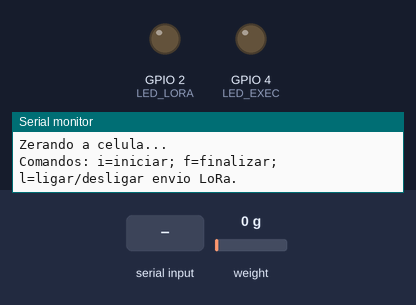
Simulated run of this sketch. Board: ESP32. Shown: output pins drawn as LEDs (lit = HIGH), the last lines printed to the serial monitor. Inputs (shaded band) come from the test bench; at power-on: weight on the scale 0 g. No radio packets arrive unless stated.

Above: at 2.2 s.
2.3 s: "i" received over Serial
At 3.5 s:
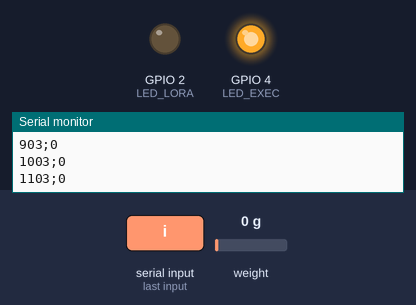
3.8 s: "l" received over Serial
At 4.9 s:
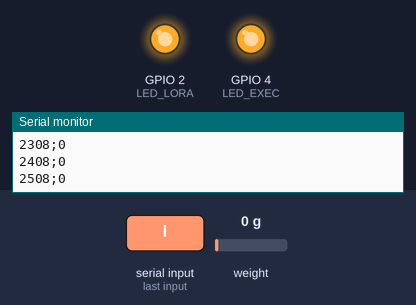
5.3 s: "f" received over Serial
At 6.3 s:
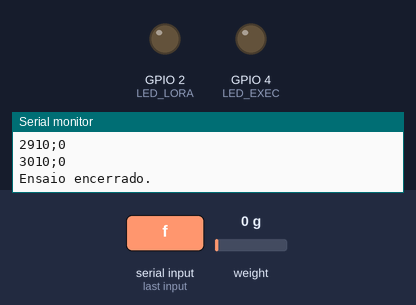
Timing chart, 0 to 8.3 s (numbered marks = the images above; inputs shaded):
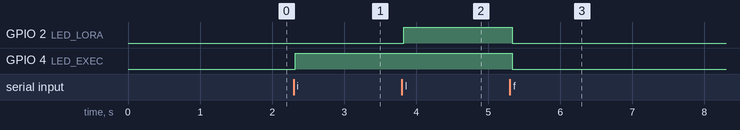

Measured:
- after the input at 2.3 s, GPIO 4 (LED_EXEC): LOW → HIGH at once
- after the input at 3.8 s, GPIO 2 (LED_LORA): LOW → HIGH at once
- after the input at 5.3 s, GPIO 2 (LED_LORA), GPIO 4 (LED_EXEC): HIGH → LOW at once

The sketch:

Bancada_Empuxo_V0.8.ino
```cpp
#include <HX711.h>
#include <SPI.h>
#include <LoRa.h>
#include <ArduinoJson.h> // ArduinoJson 7.x (Gerenciador de Bibliotecas)

const int PINO_DT = 33;
const int PINO_SCK = 32;
const int LORA_CS = 21;
const int LORA_RST = 14;
const int LORA_DIO0 = 26;
const int LED_EXEC = 4; // Verde
const int LED_LORA = 2; // Amarelo
const unsigned long INTERVALO_ENVIO_MS = 250; // 4 envios por segundo

// >>> AJUSTE AQUI: fator de calibracao da celula de carga <<<
// empuxo = leitura_bruta / fator_de_calibracao
const double FATOR_CALIBRACAO_PADRAO = 1.0;

// ---------------------------------------------------------------------------
// PAYLOAD: tudo o que o LoRa transmite. Esta estrutura e convertida em JSON
// antes do envio. Para incluir um novo dado, adicione o campo aqui e a linha
// correspondente em montarJson().
// ---------------------------------------------------------------------------
struct Payload {
  unsigned long tempo_ms;  // tempo desde o inicio do ensaio
  double empuxo;           // empuxo calculado (leitura / fator de calibracao)
  double fatorCalibracao;  // fator de calibracao usado no calculo
};

// ---------------------------------------------------------------------------
// OPCOES: uma opcao para cada acao do sistema. Cada campo aponta para a
// funcao que executa a acao. Quando o ESP recebe um comando, ele chama a
// opcao correspondente (ex.: opcoes.iniciar()).
// ---------------------------------------------------------------------------
struct Opcoes {
  void (*iniciar)();       // inicia o ensaio / leitura
  void (*finalizar)();     // finaliza o ensaio
  void (*ligarLoRa)();     // liga o envio LoRa
  void (*desligarLoRa)();  // desliga o envio LoRa
};

// Acoes (declaradas antes para poderem ser usadas na estrutura Opcoes).
void acaoIniciar();
void acaoFinalizar();
void acaoLigarLoRa();
void acaoDesligarLoRa();

const Opcoes opcoes = {acaoIniciar, acaoFinalizar, acaoLigarLoRa, acaoDesligarLoRa};

HX711 celula;
bool loraPronto = false;
bool ensaioAtivo = false;
bool transmitirLoRa = false;
unsigned long inicioEnsaio = 0;
unsigned long ultimoEnvio = 0;

// Ultimo payload valido (o envio LoRa usa sempre este, assim o intervalo
// de 250 ms nao depende da taxa de amostragem do HX711).
Payload payload = {0, 0.0, FATOR_CALIBRACAO_PADRAO};
bool temLeitura = false;

// Converte o payload em JSON e guarda o texto em buffer.
// Retorna o numero de bytes escritos (0 em caso de falha).
size_t montarJson(const Payload &p, char *buffer, size_t tamanho) {
  JsonDocument doc;
  doc["tempo_ms"] = p.tempo_ms;
  doc["empuxo"] = p.empuxo;
  doc["fator_calibracao"] = p.fatorCalibracao;
  return serializeJson(doc, buffer, tamanho);
}

void setup() {
  Serial.begin(115200);

  pinMode(LED_EXEC, OUTPUT);
  pinMode(LED_LORA, OUTPUT);
  digitalWrite(LED_EXEC, LOW);
  digitalWrite(LED_LORA, LOW);

  SPI.begin(18, 19, 23, LORA_CS); // SCK, MISO, MOSI, CS
  LoRa.setPins(LORA_CS, LORA_RST, LORA_DIO0);
  LoRa.setSPIFrequency(1000000);
  loraPronto = LoRa.begin(915E6);

  if (loraPronto) {
    LoRa.setSyncWord(145);
    LoRa.setTxPower(2);
  }
  Serial.println(loraPronto ? "LoRa pronto." : "Falha ao iniciar LoRa.");

  celula.begin(PINO_DT, PINO_SCK);
  Serial.println("Zerando a celula...");
  celula.tare();
  Serial.println("Comandos: i=iniciar; f=finalizar; l=ligar/desligar envio LoRa.");
}

void loop() {
  ReceberComando();
  digitalWrite(LED_EXEC, ensaioAtivo);
  digitalWrite(LED_LORA, ensaioAtivo && transmitirLoRa);

  // Leitura da celula (so quando o HX711 tem um dado novo).
  if (celula.is_ready()) {
    long leitura = celula.get_value();

    if (ensaioAtivo) {
      payload.tempo_ms = millis() - inicioEnsaio;
      payload.empuxo = (payload.fatorCalibracao != 0.0)
                         ? (double)leitura / payload.fatorCalibracao
                         : 0.0;
      temLeitura = true;

      // Saida serial mantida como antes: tempo;leitura_bruta
      Serial.print(payload.tempo_ms);
      Serial.print(';');
      Serial.println(leitura);
    }
  }

  // Envio LoRa: a cada 250 ms enquanto o envio estiver ligado.
  if (ensaioAtivo && loraPronto && transmitirLoRa && temLeitura) {
    unsigned long agora = millis();

    if (agora - ultimoEnvio >= INTERVALO_ENVIO_MS) {
      char json[128];
      size_t tamanho = montarJson(payload, json, sizeof(json));

      if (tamanho > 0 && tamanho < sizeof(json) && LoRa.beginPacket()) {
        LoRa.print(json);
        LoRa.endPacket(true); // Continua lendo enquanto o radio transmite.

        // Mantem o ritmo exato de 4 envios/s (sem acumular atraso).
        ultimoEnvio += INTERVALO_ENVIO_MS;
        // Se ficou muito para tras, ressincroniza.
        if (agora - ultimoEnvio >= INTERVALO_ENVIO_MS) ultimoEnvio = agora;
      }
    }
  }
}

// Recebe o comando pela serial e chama a opcao correspondente.
void ReceberComando() {
  if (!Serial.available()) return;
  char comando = Serial.read();

  if (comando == 'i') {
    opcoes.iniciar();
  } else if (comando == 'f') {
    opcoes.finalizar();
  } else if (comando == 'l') {
    // A mesma tecla liga e desliga o envio LoRa.
    if (transmitirLoRa) {
      opcoes.desligarLoRa();
    } else {
      opcoes.ligarLoRa();
    }
  }
}

// ----------------------------- ACOES ---------------------------------------

void acaoIniciar() {
  if (ensaioAtivo) return;
  inicioEnsaio = millis();
  ultimoEnvio = inicioEnsaio;
  transmitirLoRa = false;
  temLeitura = false;
  ensaioAtivo = true;
  Serial.println("tempo_ms;leitura_bruta");
}

void acaoFinalizar() {
  if (!ensaioAtivo) return;
  ensaioAtivo = false;
  transmitirLoRa = false;
  Serial.println("Ensaio encerrado.");
}

void acaoLigarLoRa() {
  if (!ensaioAtivo) {
    Serial.println("Inicie o ensaio com i.");
  } else if (!loraPronto) {
    Serial.println("LoRa indisponivel.");
  } else {
    transmitirLoRa = true;
    // Primeiro envio imediato; depois segue a cada 250 ms.
    ultimoEnvio = millis() - INTERVALO_ENVIO_MS;
    Serial.println("Envio LoRa ligado.");
  }
}

void acaoDesligarLoRa() {
  if (!transmitirLoRa) return;
  transmitirLoRa = false;
  Serial.println("Envio LoRa desligado.");
}
```
